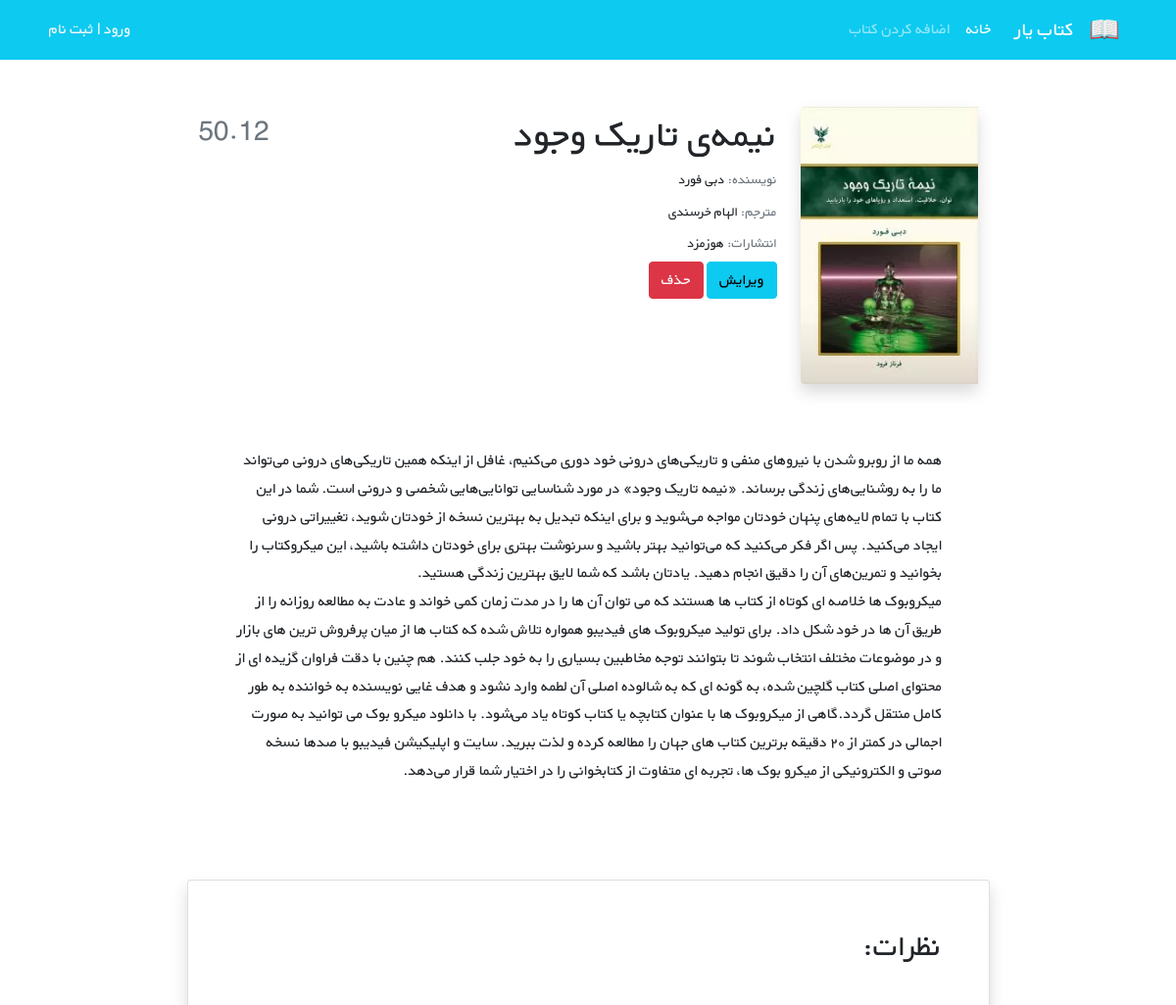
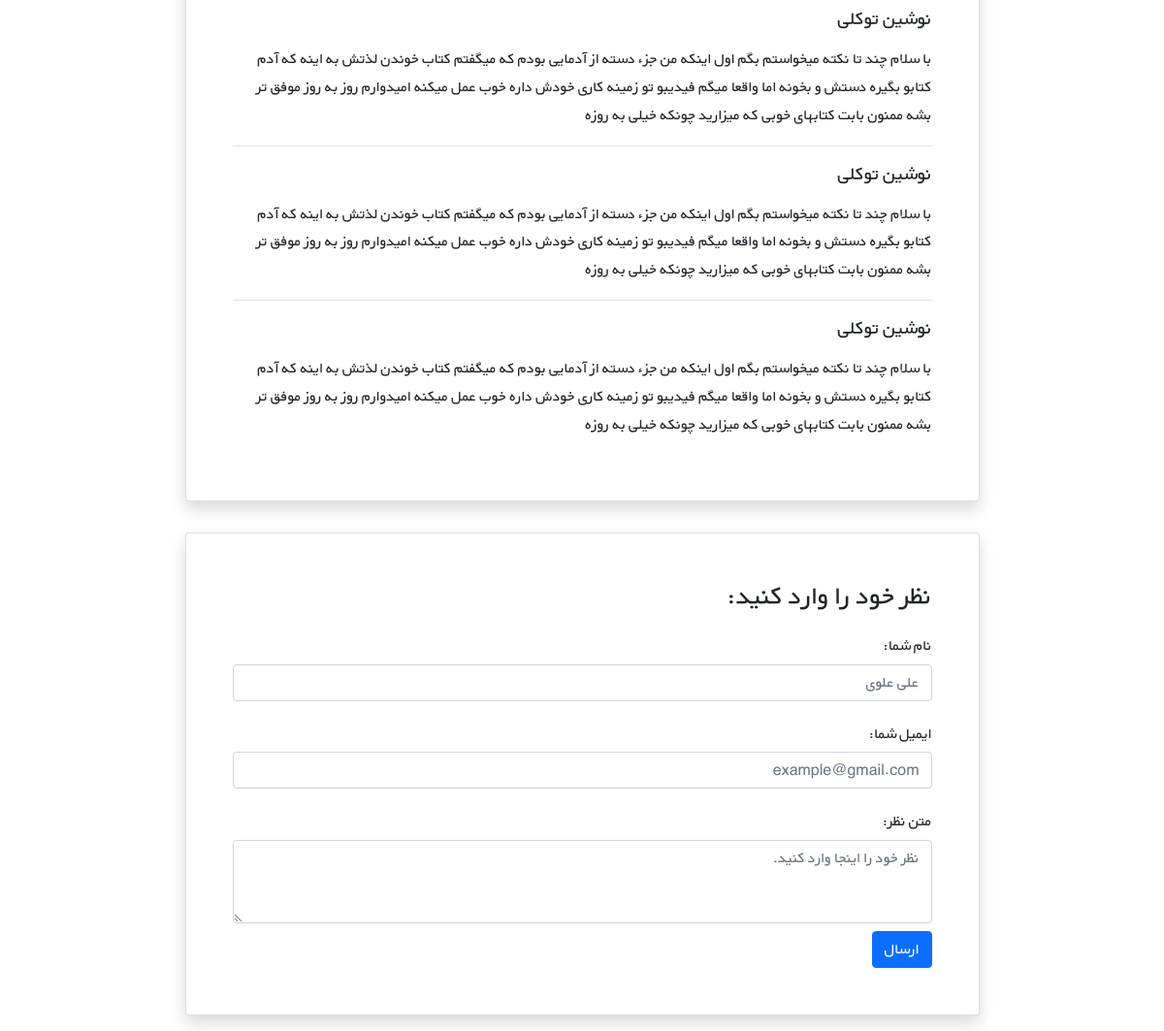
The app's page /books/7/ with its own data (2 pictures, top to bottom).
### books/models.py (models this page shows, shortened)
class Book(models.Model):
    title = models.CharField(max_length=200)
    author = models.CharField(max_length=200)
    content = models.TextField()
    price = models.DecimalField(max_digits=5, decimal_places=2)
    cover = models.ImageField(upload_to='covers/', blank=True)

### books/views.py (the view)
# urls.py: path('<int:pk>/', views.BookDetailView.as_view(), name='book_detail'),
class BookDetailView(generic.DetailView):
    model = Book
    template_name = 'books/book_detail.html'

### books/templates/books/book_detail.html (shortened to what this page needs)
{% extends '_base.html' %}
{% load book_tags %}
{% block content %}
    <div class="container mt-5" dir="rtl">
    <div class="">
        <div class="">
            <div class="d-flex justify-content-center">
                <div class="row w-sm-75 w-100">
                    <div class="col-xs-12 col-md-3 d-flex justify-content-center">
                        <div>
                            {% if book.cover %}
                                <img src="{{ book.cover.url}}" class="img-fluid rounded-start shadow" alt="...">
                            {% else %}
                                <img src="/media/covers/no_cover.jpeg" class="img-fluid rounded-start shadow" alt="...">
                            {% endif %}
                        </div>
                    </div>
                    <div class="col-xs-12 col-md-6 text-center text-md-end mt-md-1 mt-4">
                        <h1>{{ book.title}}</h1>
                        <h5 class="small my-1"><span class="text-muted">نویسنده: </span>{{ book.author}}</h5>
                        <h5 class="small my-1"><span class="text-muted">مترجم: </span>الهام خرسندی</h5>
                        <h5 class="small my-1"><span class="text-muted">انتشارات: </span>هوزمزد</h5>
                        <a href="{% url 'book_update' book.id %}"><button class="btn btn-info" type="submit">ویرایش</button></a>
                        <a href="{% url 'book_delete' book.id %}"><button class="btn btn-danger" type="submit">حذف</button></a>
                    </div>
                    <div class="col-xs-12 col-md-3 d-flex flex-column">
                        <h3 class="align-self-center pt-2 text-muted align-self-md-end">
                            {{book.price}}
                        </h3>
                    </div>
                </div>
            </div>
            <div class="d-flex justify-content-center">
                <div class="my-3 p-5 w-sm-75 w-100">
                    {{book.content|linebreaks}}
                </div>
            </div>
            <div class="d-flex justify-content-center">
                <div class="card shadow my-3 p-5 w-sm-75 w-100">
                    <h2 class="mb-5">نظرات:</h2>
                    <div class="border-bottom mb-3">
                        <h5 class="mb-3">نوشین توکلی</h5>
                        <p>با سلام چند تا نکته میخواستم بگم اول اینکه من جزء دسته از آدمایی بودم که میگفتم کتاب خوندن لذتش
                            به اینه که آدم کتابو بگیره دستش و بخونه اما واقعا میگم فیدیبو تو زمینه کاری خودش داره خوب عمل
                            میکنه امیدوارم روز به روز موفق تر بشه ممنون بابت کتابهای خوبی که میزارید چونکه خیلی به روزه</p>
                    </div>
                    <div class="border-bottom mb-3">
                        <h5 class="mb-3">نوشین توکلی</h5>
                        <p>با سلام چند تا نکته میخواستم بگم اول اینکه من جزء دسته از آدمایی بودم که میگفتم کتاب خوندن لذتش
                            به اینه که آدم کتابو بگیره دستش و بخونه اما واقعا میگم فیدیبو تو زمینه کاری خودش داره خوب عمل
                            میکنه امیدوارم روز به روز موفق تر بشه ممنون بابت کتابهای خوبی که میزارید چونکه خیلی به روزه</p>
                    </div>
                    <div>
                        <h5 class="mb-3">نوشین توکلی</h5>
                        <p>با سلام چند تا نکته میخواستم بگم اول اینکه من جزء دسته از آدمایی بودم که میگفتم کتاب خوندن لذتش
                            به اینه که آدم کتابو بگیره دستش و بخونه اما واقعا میگم فیدیبو تو زمینه کاری خودش داره خوب عمل
                            میکنه امیدوارم روز به روز موفق تر بشه ممنون بابت کتابهای خوبی که میزارید چونکه خیلی به روزه</p>
                    </div>
                </div>
            </div>
            <div class="d-flex justify-content-center">
                <div class="card shadow my-3 p-5 w-sm-75 w-100">
                    <h3>نظر خود را وارد کنید:</h3>
                    <form method="POST">
                        <div class="form-group py-2">
                            <label class="py-1" for="author_name">نام شما:</label>
                            <input type="text" class="form-control" placeholder="علی علوی" name="author_name">
                        </div>
                        <div class="form-group py-2">
                            <label class="py-1" for="email">ایمیل شما:</label>
                            <input type="email" class="form-control" placeholder="example@gmail.com" name="email">
                        </div>
                        <div class="form-group py-2">
                            <label class="py-1" for="comment_text">متن نظر:</label>
                            <textarea class="form-control" name="text" rows="3"
                                      placeholder="نظر خود را اینجا وارد کنید."></textarea>
                        </div>
                        <button type="submit" class="btn btn-primary">ارسال</button>
                    </form>
                </div>
            </div>
        </div>
    </div>
</div>
{% endblock %}

### static/css/style.css (style rules this page uses)
* { font-family: 'BYekan', sans-serif; line-height: 1.8rem; }
@media (min-width: 576px) { .w-sm-75 { width: 75%!important; } }

### records on screen
Book: cover (picture), title "نیمه‌ی تاریک وجود", author "دبی فورد", price "50.12", content "همه ما از روبرو شدن با نیروهای منفی و تاریکی‌های درونی خود دوری می‌کنیم، غافل از اینکه همین تاریکی‌های درونی می‌تواند ما را به روشنایی‌های زندگی برساند. «نیمه تاریک وجود» در مورد شناسایی توانایی‌هایی شخصی و درونی است. شما در این کتاب با تمام لایه‌های پنهان خودتان مواجه می‌شوید و برای اینکه تبدیل به بهترین نسخه از خودتان شوید، تغییراتی درونی ایجاد می‌کنید. پس اگر فکر می‌کنید که می‌توانید بهتر باشید و سرنوشت بهتری برای خودتان داشته باشید، این میکروکتاب را بخوانید و تمرین‌های آن را دقیق انجام دهید. یادتان باشد که شما لایق بهترین زندگی هستید. میکروبو‌ک‌ ها خلاصه‌ ای کوتاه از کتاب‌ ها هستند که می توان آن ها را در مدت زمان کمی خواند و عادت به مطالعه روزانه را از طریق آن ها در خود شکل داد. برای…"
